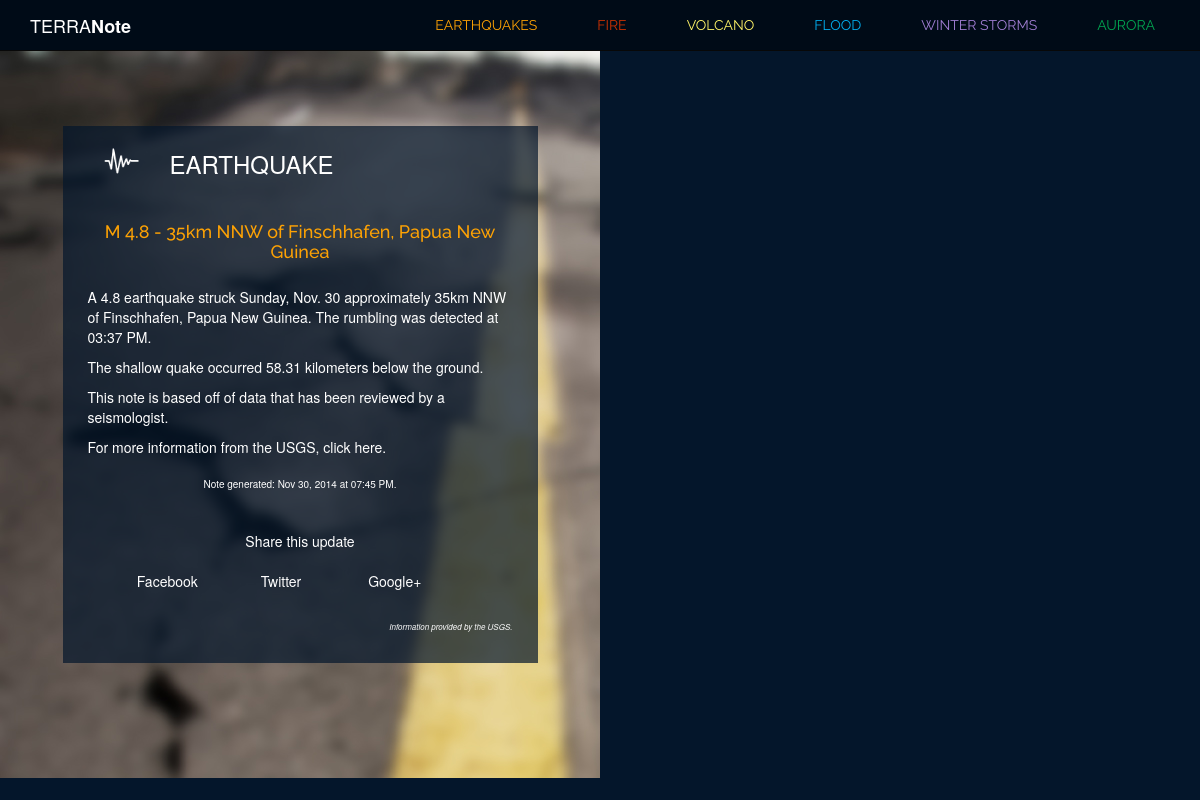
Page /quakes/usb000t1gl on the earlier database version.
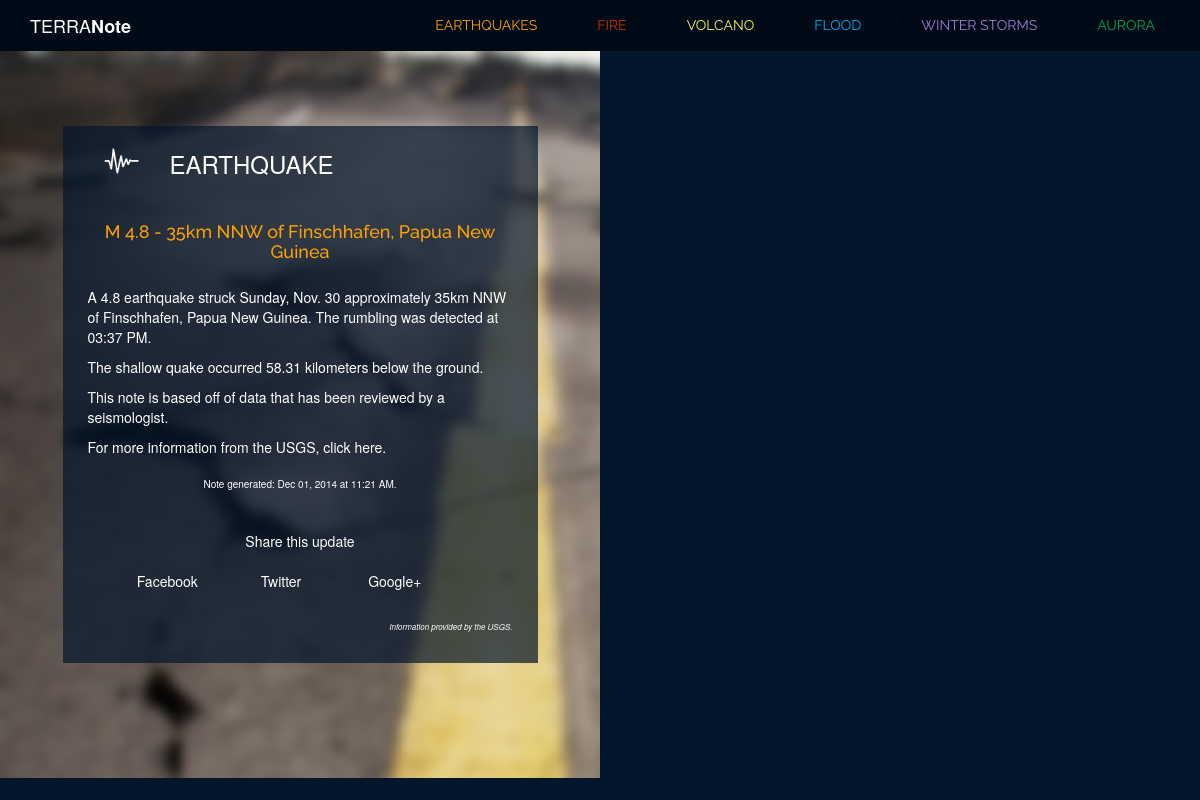
Same page on the later database version.
### model.py (models this page shows)
class Quake(Base):
    __tablename__ = "quakes"
    quake_id = Column(String(50), primary_key = True)
    quake_title = Column(String, nullable = False)
    quake_type = Column(String(25), nullable = False)
    magnitude = Column(Float, nullable = False)
    place = Column(String, nullable = False)
    latitude = Column(Float, nullable = False)
    longitude = Column(Float, nullable = False)
    depth = Column(Float, nullable = False)
    quake_datetime = Column(DateTime, nullable = False)
    url = Column(String, nullable = False)
    seismictype = Column(String, nullable = False)
    status = Column(String, nullable = False)
    felt = Column(Integer, nullable = True)
    tsunami = Column(Integer, nullable = True)
    recordtime = Column(DateTime, nullable = False)

### note.py (the view)
@app.route("/quakes/<quake_id>")
def quake_note(quake_id):
	quake = Quake.query.get(quake_id)
	return render_template("quake.html", quake=quake)

### templates/quake.html (shortened to what this page needs)
{% extends 'base.html' %}
{% block body %}
<div class="notepage">
	<div class="col-sm-6" id="quake-background">
		<div class="col-sm-1"></div>
			<div class="col-sm-10"  id="note-background">
				<div class="note">
					{% if quake.seismictype == 'earthquake' %}
						<div class="row">
							<div class="header">
								<img class="icon" src="/static/images/quake-icon.png"/>
								<h3 class="type">EARTHQUAKE</h3>
							</div>
						</div>
						<div class="headline quake-orange">
							<h4>{{ quake.quake_title }}</h4>
						</div>
						<div class="summary">
							<p>A {{ quake.magnitude }} earthquake struck {{ quake.quake_datetime.strftime('%A') }}, {{ quake.quake_datetime.strftime('%b. %d') }} approximately {{ quake.place }}. The rumbling was detected at {{ quake.quake_datetime.strftime('%I:%M %p') }}.
								{% if quake.depth <= 70 %}
									<p>The shallow quake occurred {{ quake.depth }} kilometers below the ground.</p>
									{% elif quake.depth > 300 %}
									<p>The deep quake occurred {{ quake.depth }} kilometers below the earth's surface.</p>
									{% else %}
									<p>The quake happened {{ quake.depth }} kilometers below the ground.</p>
								{% endif %}
							<div class="review_status">
								{% if quake.status == 'automatic' %}
								<p>This note is based off of computer-generated data and has not yet been reviewed by a seismologist.</p>
								{% else %}
								<p>This note is based off of data that has been reviewed by a seismologist.</p>
								{% endif %}
								<p>For more information from the USGS, click <a href="{{ quake.url }}">here.</a></p>
							</div>
						</div>
						{% endif %}
					<div class="post-time">
						Note generated: {{ quake.recordtime.strftime('%b %d, %Y at %I:%M %p') }}.
					</div>
					<div class="share">
						<div class="row" id="share">
						Share this update
						</div>
						<div class="row">
							<div class="col-sm-1"></div>
                            <div class="col-sm-3"><a href="">Facebook</a></div>
                            <div class="col-sm-3"><a href="">Twitter</a></div>
                            <div class="col-sm-3"><a href="">Google+</a></div>
                            <div class="col-sm-2"></div>
						</div>
					</div>
					<div class="attribution">
						<em>Information provided by the USGS.</em>
					</div>
				</div>
			</div>
		<div class="col-sm-1"></div>
	</div>
	<div class="col-sm-6">
			<div class="row">
				<div id="single-map"></div>
			</div>
	</div>
</div>
{% endblock %}

Differences in the rows shown:
changed Quake "M 4.8 - 35km NNW of Finschhafen, Papua New Guinea": recordtime "Nov 30, 2014 at 07:45 PM" → "Dec 01, 2014 at 11:21 AM"
